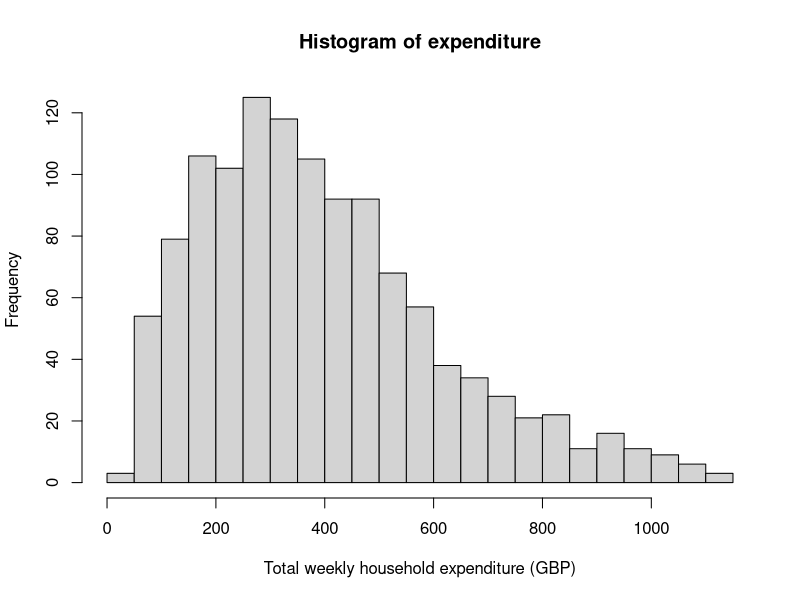
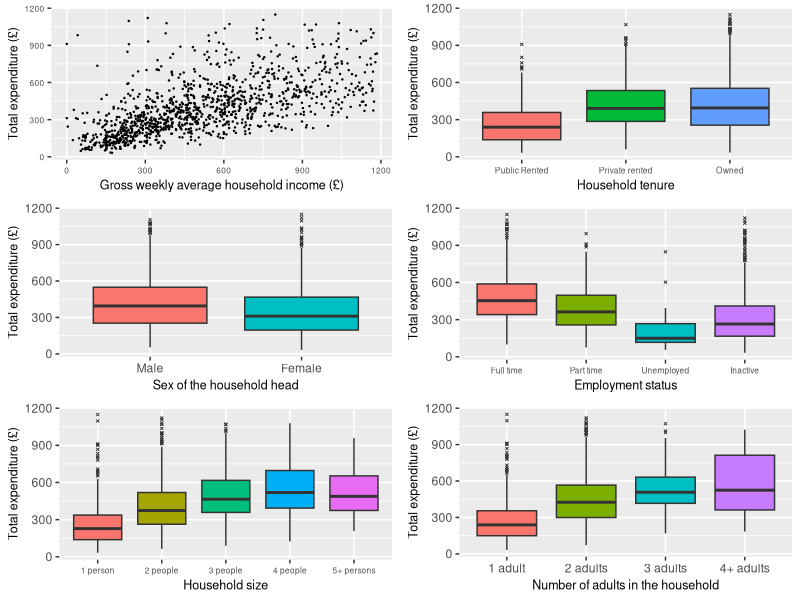
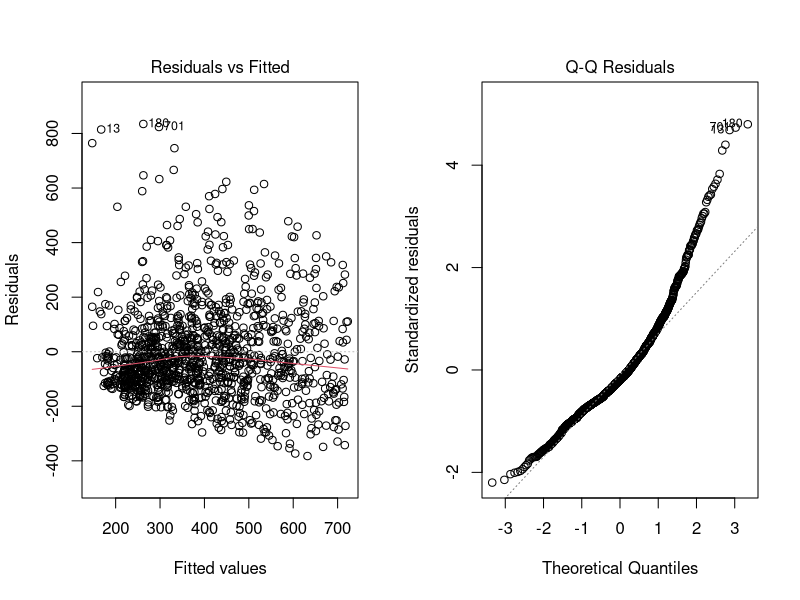
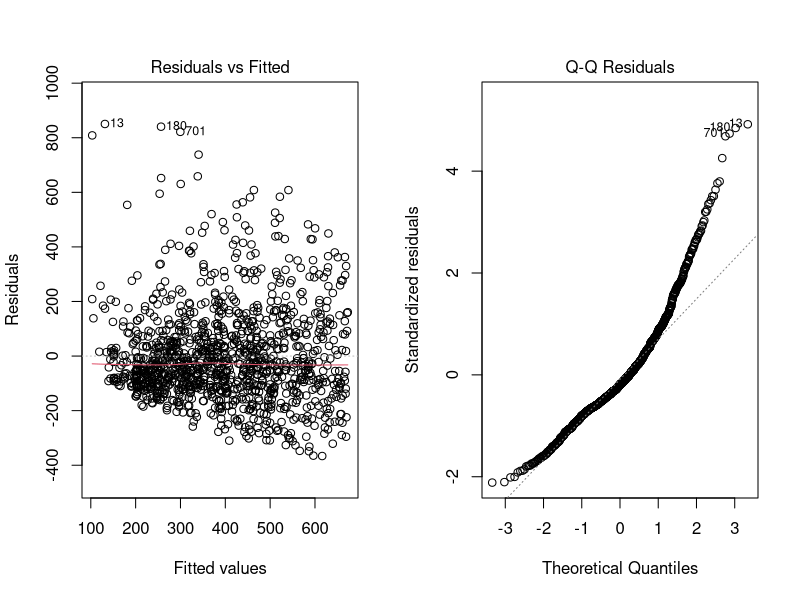
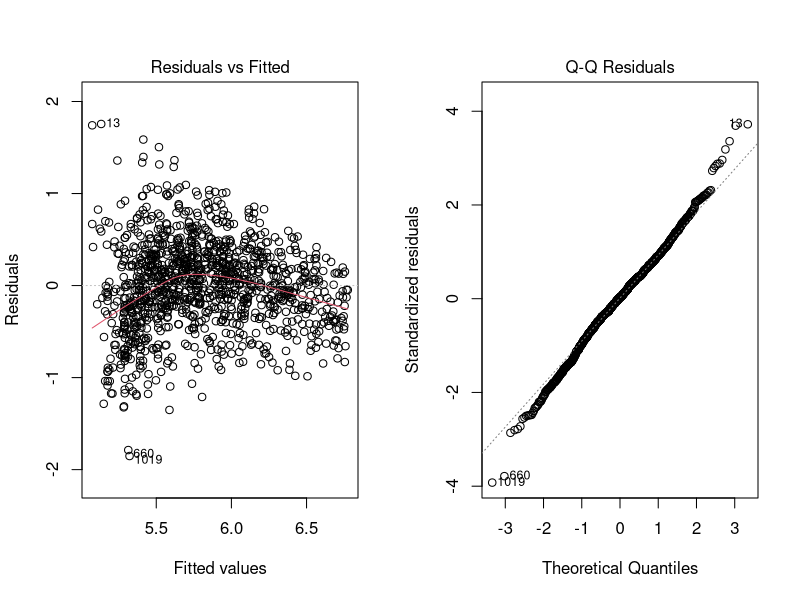
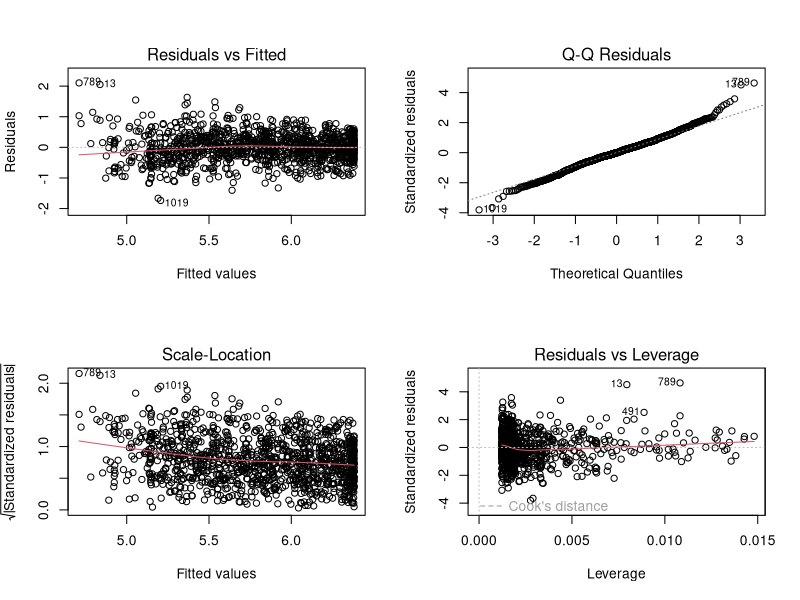
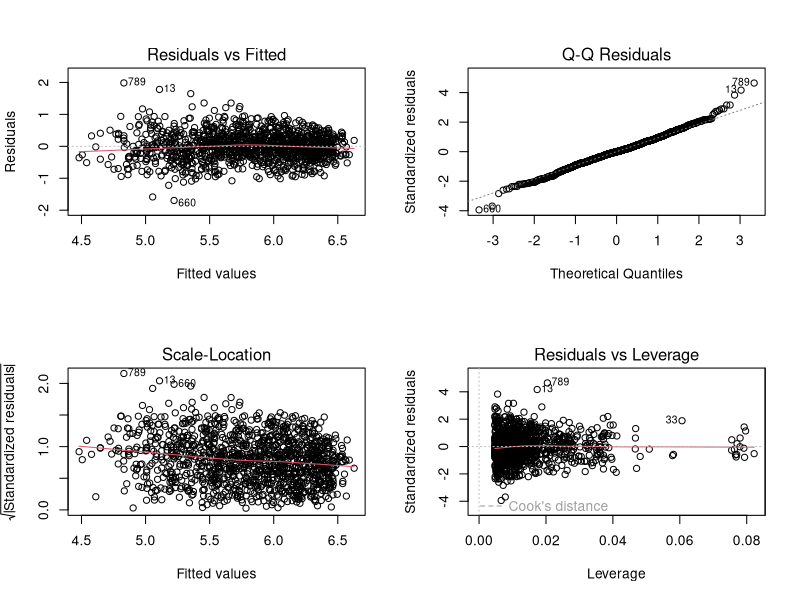
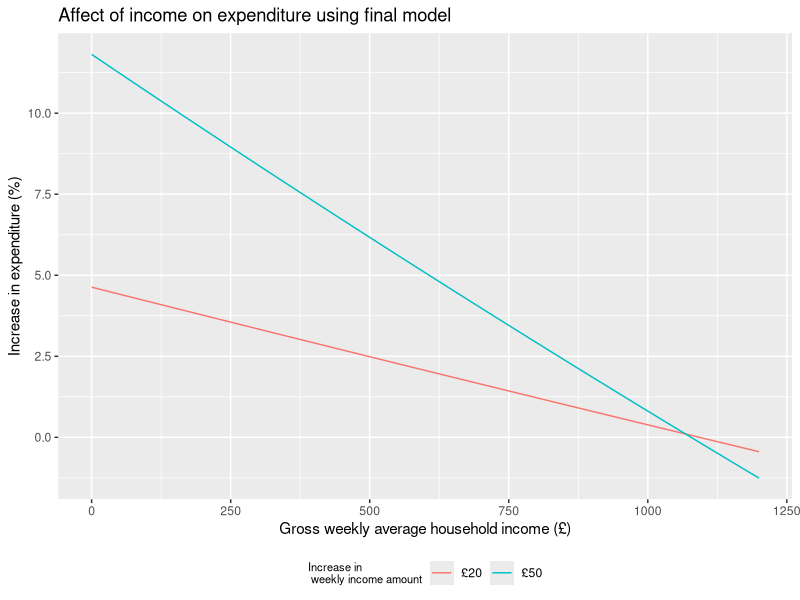

Recreate these plots in R, in order.
## ---- chunk 1
#Initial environment setup
setwd("~/Desktop/GLM/Coursework/GLM-CW")
expend.df <- read.table("expenditure.txt")
library(tidyverse)
library(kableExtra)
library(gridExtra)
library(broom)
library(MASS)
## ---- chunk 2
#Data cleaning

#coding variables as factors
expend.df$house.ten <- factor(expend.df$house.ten,levels=c(1:3),labels=c("Public Rented","Private rented","Owned"))
expend.df$sex.hh <- factor(expend.df$sex.hh,levels=c(1,2),labels=c("Male","Female"))
expend.df$lab.force <- factor(expend.df$lab.force,levels=c(1:4),labels=c("Full time", "Part time","Unemployed","Inactive"))
expend.df$hh.size <- factor(expend.df$hh.size,levels=c(1:5),labels = c("1 person","2 people","3 people","4 people","5+ persons"))
expend.df$hh.adults <- factor(expend.df$hh.adults,levels = c(1:4), labels = c("1 adult","2 adults","3 adults","4+ adults"))

## ---- chunk 3
#Histogram to examine the expenditure
hist(expend.df$expenditure,breaks = 20,
     xlab = "Total weekly household expenditure (GBP)",
     main = "Histogram of expenditure")
## ---- chunk 4
#Creating the 
#scatter plot to look at relationship between income and expenditure
p1<-ggplot(data=expend.df,aes(x=income,y=expenditure))+
  geom_point(size=0.2)+
  xlab("Gross weekly average household income (£)")+
  ylab("Total expenditure (£)")+
  theme(axis.text=element_text(size=6),
        axis.title=element_text(size=9))

#boxplots
p2<-ggplot(data=expend.df,aes(y=expenditure,x=house.ten,fill=house.ten))+
  geom_boxplot(outlier.size = 0.5,outlier.shape = 4)+
  xlab("Household tenure")+
  ylab("Total expenditure (£)")+
  guides(fill= "none")+
  theme(axis.text.x = element_text(size = 6),
        axis.title=element_text(size=9))

#scale_fill_discrete(name="Household\ntenure")

p3<-ggplot(data=expend.df,aes(y=expenditure,x=sex.hh,fill=sex.hh))+
  geom_boxplot(outlier.size = 0.5,outlier.shape = 4)+
  xlab("Sex of the household head")+
  ylab("Total expenditure (£)")+
  guides(fill= "none")+
  theme(axis.title = element_text(size = 9))
  
p4<-ggplot(data=expend.df,aes(y=expenditure,x=lab.force,fill=lab.force))+
  geom_boxplot(outlier.size = 0.5,outlier.shape = 4)+
  xlab("Employment status")+
  ylab("Total expenditure (£)")+
  guides(fill= "none")+
  theme(axis.text.x = element_text(size = 6),
        axis.title=element_text(size=9))

p5<-ggplot(data=expend.df,aes(y=expenditure,x=hh.size,fill=hh.size))+
  geom_boxplot(outlier.size = 0.5,outlier.shape = 4)+
  xlab("Household size")+
  ylab("Total expenditure (£)")+
  guides(fill= "none")+
  theme(axis.text.x = element_text(size = 6),
        axis.title=element_text(size=9))

p6<-ggplot(data=expend.df,aes(y=expenditure,x=hh.adults,fill=hh.adults))+
  geom_boxplot(outlier.size = 0.5,outlier.shape = 4)+
  xlab("Number of adults in the household")+
  ylab("Total expenditure (£)")+
  guides(fill= "none")+
  theme(axis.title = element_text(size = 9))

grid.arrange(p1,p2,p3,p4,p5,p6,ncol=2,nrow=3)
## ---- chunk 5
#Question 2
#Fitting linear model
lm.income<-lm(expenditure~income,data = expend.df)
#creating table to display results
knitr::kable(as.data.frame(tidy(lm.income)[,1:3]),digits=3,caption = "Estimated coefficients and SE for part 2 model")%>%
  row_spec(0,bold=T)%>%
  kable_styling(position = "center",latex_options = "HOLD_position")
## ---- chunk 6
#Creating diagnostic plots
par(mfrow=c(1,2))
plot(lm.income,1)
plot(lm.income,2)
## ---- chunk 7
#Question 3
#Fitting model
lm.income.sqd <- lm(expenditure~income+I(income^2),data = expend.df)

#Producing table of results
knitr::kable(as.data.frame(tidy(lm.income.sqd)[,1:3]),digits=5,caption = "Estimated coefficients and SE for part 3 model")%>%
  row_spec(0,bold=T)%>%
  kable_styling(position = "center",latex_options = "HOLD_position")
## ---- chunk 8
#Creating diagnostic plots
par(mfrow=c(1,2))
plot(lm.income.sqd,1)
plot(lm.income.sqd,2)
## ---- chunk 9
#Question 4
#Fitting model
lm.log.income<-lm(log(expenditure)~income,data = expend.df)

#Producing table of results
knitr::kable(as.data.frame(tidy(lm.log.income)[,1:3]),digits=5,caption = "Estimated coefficients and SE for part 4 model")%>%
  row_spec(0,bold=T)%>%
  kable_styling(position = "center",latex_options = "HOLD_position")
## ---- chunk 10
#Creating diagnostic plots
par(mfrow=c(1,2))
plot(lm.log.income,1)
plot(lm.log.income,2)
## ---- chunk 11
#Question 4
#Fitting model
lm.log.income.sqd <- lm(log(expenditure)~income+I(income^2),data = expend.df)

#Producing table of results
knitr::kable(as.data.frame(tidy(lm.log.income.sqd)[,1:3]),digits=7,caption = "Estimated coefficients and SE for part 5 model")%>%
  row_spec(0,bold=T)%>%
  kable_styling(position = "center",latex_options = "HOLD_position")
## ---- chunk 12
#Creating diagnostic plots
par(mfrow=c(2,2))
plot(lm.log.income.sqd)
## ---- chunk 13
#Creating dataframe to store measures to compare models by
Model.comparison.data <- data.frame("Model"=c("Part 2","Part 3","Part 4", "Part 5"),
           "AIC"=c(AIC(lm.income),AIC(lm.income.sqd),AIC(lm.log.income),AIC(lm.log.income.sqd)),
           "Adj R squared"=c(glance(lm.income)$adj.r.squared,
                             glance(lm.income.sqd)$adj.r.squared,
                             glance(lm.log.income)$adj.r.squared,
                             glance(lm.log.income.sqd)$adj.r.squared))

knitr::kable(Model.comparison.data,digits=3,caption = "Comparing the AIC and adjusted R squared of models from part 2-5")%>%
  row_spec(0,bold=T)%>%
  kable_styling(position = "center",latex_options = "HOLD_position")
## ---- chunk 14
#calculating percent increase

model.p5.increase <- function(initial,increase){
  #values of regression coefficients
  beta_1 <- 3.117180e-03	
  beta_2 <- -1.453272e-06	

 #Formula to calculate percent increase
 perc.inc <- (exp(beta_1*(initial+increase)+beta_2*(initial+increase)^2)/exp(beta_1*initial+beta_2*initial^2)-1)*100 
 
 return(perc.inc)
}

model.p5.increase(512,20)

#finding when increase in expenditure becomes negative
model.p5.increase(1050,20)
model.p5.increase(1060,20)
model.p5.increase(1070,20)
## ---- chunk 15
#Checking variance inflation factors (generalized as variables include factors)
car::vif(lm(log(expenditure)~income+I(income^2)+hh.size+hh.adults+sex.hh+lab.force+house.ten,data=expend.df))
## ---- chunk 16
#Creating tables for chi-squared test
prop.table(table(expend.df$hh.size,expend.df$hh.adults),2)
## ---- chunk 17
#Producing models to check relationship of number of adults and household size

lm.adult <- lm(log(expenditure)~income+I(income^2)+hh.adults,data = expend.df)
anova(lm.adult)
#adult significant
  
lm.size <- lm(log(expenditure)~income+I(income^2)+hh.size,data = expend.df)
anova(lm.size)
#size significant

lm.adult.size <- lm(log(expenditure)~income+I(income^2)+hh.size+hh.adults,data = expend.df)
anova(lm.adult.size)
#adult no longer significant
## ---- chunk 18
#Testing if interactions are significant
lm.int.income.sex <- lm(log(expenditure)~income*sex.hh+I(income^2),data=expend.df)
anova(lm.int.income.sex)
#Not significant

lm.int.income.lab <- lm(log(expenditure)~income*lab.force+I(income^2),data=expend.df)
anova(lm.int.income.lab)
#Significant

lm.int.income.size <- lm(log(expenditure)~income*hh.size+I(income^2),data=expend.df)
anova(lm.int.income.size)
#Significant

lm.int.income.ten <- lm(log(expenditure)~income*house.ten+I(income^2),data=expend.df)
anova(lm.int.income.ten)
#Significant
## ---- chunk 19
lm.int.sex.size <- lm(log(expenditure)~income+I(income^2)+hh.size*sex.hh+lab.force+house.ten,data=expend.df)
anova(lm.int.sex.size)
#significant

lm.int.sex.labour <- lm(log(expenditure)~income+I(income^2)+hh.size+sex.hh*lab.force+house.ten,data=expend.df)
anova(lm.int.sex.labour)
#not significant

lm.int.sex.tenure <- lm(log(expenditure)~income+I(income^2)+hh.size+sex.hh*house.ten+lab.force,data=expend.df)
anova(lm.int.sex.tenure)
#not significant

lm.int.size.labour <- lm(log(expenditure)~income+I(income^2)+hh.size*lab.force+sex.hh+house.ten,data=expend.df)
anova(lm.int.size.labour)
#not significant

lm.int.size.tenure <- lm(log(expenditure)~income+I(income^2)+hh.size*house.ten+sex.hh+lab.force,data=expend.df)
anova(lm.int.size.tenure)
#not significant

lm.int.labour.tenure <- lm(log(expenditure)~income+I(income^2)+hh.size+sex.hh+lab.force*house.ten,data=expend.df)
anova(lm.int.labour.tenure)
#significant
## ---- chunk 20
#Full model of all variables I want to consider
lm.log.full<-lm(log(expenditure)~income*lab.force+I(income^2)+income*house.ten+
                  income*hh.size+sex.hh*hh.size+lab.force:house.ten,data=expend.df)

AIC(lm.log.full)

#Iteratively performing model selection process
drop1(lm.log.full)
#removing lab.force:house.ten will decrease AIC
lm.full.1.deletion <- update(lm.log.full,.~.-lab.force:house.ten)
AIC(lm.full.1.deletion)

drop1(lm.full.1.deletion)
#removing any variables increases AIC thus stop iterative process

#comparing with original model
glance(lm.log.income.sqd)$adj.r.squared
glance(lm.full.1.deletion)$adj.r.squared

#AIC has been reduced and adjusted R^2 increased

anova(lm.full.1.deletion)
#All variables left statistically significant except income:house.ten
## ---- chunk 21
#Looking at which exponentiated coefficients are approx 1
data.frame("coefficent"=tidy(lm.full.1.deletion)[,1],exp(tidy(lm.full.1.deletion)[,2]))
## ---- chunk 22
#Producing table of all exponentiated regession coefficients that are approx 1
knitr::kable(data.frame(tidy(lm.full.1.deletion)[14:22,1],exp(tidy(lm.full.1.deletion)[14:22,2])),digits=5,caption="Coefficents of explantory variables with negliable affect on expenditure",)%>%
  row_spec(0,bold=T)%>%
  kable_styling(position = "center",latex_options = "HOLD_position", font_size = 7)
## ---- chunk 23
#updating to simpler model
lm.simple.model.1 <- update(lm.full.1.deletion, .~.-income:lab.force-income:hh.size-income:house.ten)

summary(lm.simple.model.1)

drop1(lm.simple.model.1)
#lowest AIC when don't remove any variables

#Therefore this is my final model
lm.final.model <- lm.simple.model.1

AIC(lm.final.model)
## ---- chunk 24
#Producing diagnostic plots
par(mfrow=c(2,2))
plot(lm.final.model)
## ---- chunk 25
#Calculating confidence intervals 

lwr <-exp(tidy(lm.final.model)$estimate+c(-1)*qnorm(0.975)*tidy(lm.final.model)$std.error)
upr <- exp(tidy(lm.final.model)$estimate+c(1)*qnorm(0.975)*tidy(lm.final.model)$std.error)

Point.estimates <- round(exp(tidy(lm.final.model)[,2]),4)
p.values <- round(tidy(lm.final.model)[,5],4)


#Producing tables to display result
knitr::kable(data.frame("coefficent"=tidy(lm.final.model)[,1],
                 Point.estimates,
                 "Confidence Interval 95%"=c(paste("(",round(lwr,4),", ",round(upr,4),")")),
                 p.values),digits=4,caption = "Summary of exponentiated variables affecting expeniture")%>%
  row_spec(0,bold=T)%>%
  kable_styling(full_width=F,latex_options = "HOLD_position",position= "center")

## ---- chunk 26
#Creating table for effect of sex and household size
sum.final.model <- summary(lm.final.model)

#Vector of point estimate of household size
house.size.effect <- c(0,
                       sum.final.model$coefficients[9,1],
                       sum.final.model$coefficients[10,1],
                       sum.final.model$coefficients[11,1],
                       sum.final.model$coefficients[12,1])
#Vector of point estimate of effect of household size and female interaction
house.size.int <- c(0,
                       sum.final.model$coefficients[14,1],
                       sum.final.model$coefficients[15,1],
                       sum.final.model$coefficients[16,1],
                       sum.final.model$coefficients[17,1])
#vecotr of standard error of household size
house.size.effect.std <- c(0,
                       sum.final.model$coefficients[9,2],
                       sum.final.model$coefficients[10,2],
                       sum.final.model$coefficients[11,2],
                       sum.final.model$coefficients[12,2])
#vector of standard error of interation of household size and female
house.size.int.std <- c(0,
                       sum.final.model$coefficients[14,2],
                       sum.final.model$coefficients[15,2],
                       sum.final.model$coefficients[16,2],
                       sum.final.model$coefficients[17,2])
#lower and upper 95% CI bound for household size
house.size.lwr <- house.size.effect-1.96*house.size.effect.std
house.size.upr <- house.size.effect+1.96*house.size.effect.std
#lower and upper 95% CI bound for household and female interaction
house.size.int.lwr <- house.size.int-1.96*house.size.int.std
house.size.int.upr <- house.size.int+1.96*house.size.int.std

#lower and upper CI bound for being female and of household size [i]
female.house.lwr <- house.size.lwr+house.size.int.lwr+(sum.final.model$coefficients[13,1]-1.96*sum.final.model$coefficients[13,2])
female.house.upr <- house.size.upr+house.size.int.upr+(sum.final.model$coefficients[13,1]+1.96*sum.final.model$coefficients[13,2])

#Creating vector of 95% CI for male and female household head with [ith] household size
male.CI <- paste0("(",round(exp(house.size.lwr),3), ", ",round(exp(house.size.upr),3),")")
female.CI <- paste0("(",round(exp(female.house.lwr),3), ", ",round(exp(female.house.upr),3),")")

#creating table of 95% CI calculated
data.frame(t(data.frame("Male head"=male.CI, "Female head"=female.CI)))%>%
  rename("1 Person"="X1",
         "2 Persons"="X2",
         "3 Persons"="X3",
         "4 Persons"="X4",
         "5+ Persons"="X5")%>%
  kable(caption = "95% CI of multiplicative effect on expenditure of sex of household head and household size compared to a male headed household of 1 person",format = 'pandoc')

#table(expend.df$sex.hh,expend.df$hh.size)
## ---- chunk 27
#calculating percent increase of expenditure from increasing income
model.final.increase <- function(initial,increase){
  #values of regression coefficients
  beta_1 <- 0.002285
  beta_2 <- -0.000001036

 #Formula to calculate percent increase
 perc.inc <- (exp(beta_1*(initial+increase)+beta_2*(initial+increase)^2)/exp(beta_1*initial+beta_2*initial^2)-1)*100 
 
 return(perc.inc)
}

model.final.increase(512,20)
model.final.increase(512,50)

#Finding max value of income in dataset
max(expend.df$income)
#max income is 1184.472 (approx 1200)

#Creating plot to show change in percent of 
beta_1 <- 0.002285
beta_2 <- -0.000001036

x <- seq(from=0,to=1200,by=10)
inc <- 20
expend.inc.20 <- (exp(beta_1*(x+inc)+beta_2*((x+inc)^2))/exp(beta_1*x+beta_2*x^2)-1)*100
inc<-50
expend.inc.50 <- (exp(beta_1*(x+inc)+beta_2*((x+inc)^2))/exp(beta_1*x+beta_2*x^2)-1)*100

income.affect.df <- data.frame("Init.inc"=c(x,x),
                   "Inc.expend"=c(expend.inc.20,expend.inc.50),
                   "Inc.inc"=c(rep("£20",121),rep("£50",121)))%>%
  mutate(Inc.inc=factor(Inc.inc,levels = c("£20","£50"),labels=c("£20","£50")))

## ---- chunk 28
#Plotting affect of income on expenditure

ggplot(aes(Init.inc,Inc.expend,colour=Inc.inc),data=income.affect.df)+
  geom_line()+
  ylab("Increase in expenditure (%)")+
  xlab("Gross weekly average household income (£)")+
  labs(colour = "Increase in\n weekly income amount") +
  ggtitle("Affect of income on expenditure using final model")+
  theme(legend.position="bottom",
        legend.title=element_text(size=8))
